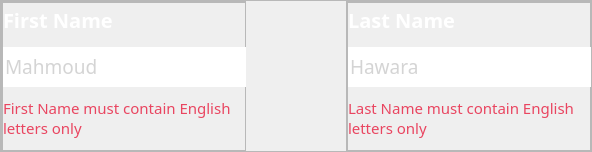
           <widget class="QFrame" name="frame">
            <property name="minimumSize">
             <size>
              <width>0</width>
              <height>150</height>
             </size>
            </property>
            <property name="styleSheet">
             <string notr="true"/>
            </property>
            <property name="frameShape">
             <enum>QFrame::StyledPanel</enum>
            </property>
            <property name="frameShadow">
             <enum>QFrame::Raised</enum>
            </property>
            <layout class="QHBoxLayout" name="horizontalLayout_3">
             <property name="spacing">
              <number>100</number>
             </property>
             <property name="leftMargin">
              <number>0</number>
             </property>
             <property name="topMargin">
              <number>0</number>
             </property>
             <property name="rightMargin">
              <number>0</number>
             </property>
             <property name="bottomMargin">
              <number>0</number>
             </property>
             <item>
              <widget class="QFrame" name="phone_ID_2">
               <property name="minimumSize">
                <size>
                 <width>245</width>
                 <height>150</height>
                </size>
               </property>
               <property name="maximumSize">
                <size>
                 <width>245</width>
                 <height>150</height>
                </size>
               </property>
               <property name="styleSheet">
                <string notr="true"/>
               </property>
               <property name="frameShape">
                <enum>QFrame::StyledPanel</enum>
               </property>
               <property name="frameShadow">
                <enum>QFrame::Raised</enum>
               </property>
               <property name="lineWidth">
                <number>1</number>
               </property>
               <layout class="QVBoxLayout" name="verticalLayout_6">
                <property name="spacing">
                 <number>0</number>
                </property>
                <property name="leftMargin">
                 <number>0</number>
                </property>
                <property name="topMargin">
                 <number>0</number>
                </property>
                <property name="rightMargin">
                 <number>0</number>
                </property>
                <property name="bottomMargin">
                 <number>0</number>
                </property>
                <item>
                 <widget class="QFrame" name="phonenum_2">
                  <property name="minimumSize">
                   <size>
                    <width>245</width>
                    <height>150</height>
                   </size>
                  </property>
                  <property name="maximumSize">
                   <size>
                    <width>245</width>
                    <height>150</height>
                   </size>
                  </property>
                  <property name="styleSheet">
                   <string notr="true"/>
                  </property>
                  <property name="frameShape">
                   <enum>QFrame::StyledPanel</enum>
                  </property>
                  <property name="frameShadow">
                   <enum>QFrame::Raised</enum>
                  </property>
                  <layout class="QVBoxLayout" name="verticalLayout_15">
                   <property name="spacing">
                    <number>0</number>
                   </property>
                   <property name="leftMargin">
                    <number>0</number>
                   </property>
                   <property name="topMargin">
                    <number>0</number>
                   </property>
                   <property name="rightMargin">
                    <number>0</number>
                   </property>
                   <property name="bottomMargin">
                    <number>0</number>
                   </property>
                   <item>
                    <widget class="QLabel" name="label_4">
                     <property name="minimumSize">
                      <size>
                       <width>0</width>
                       <height>22</height>
                      </size>
                     </property>
                     <property name="maximumSize">
                      <size>
                       <width>16777215</width>
                       <height>22</height>
                      </size>
                     </property>
                     <property name="font">
                      <font>
                       <family>Bahnschrift SemiBold</family>
                       <pointsize>15</pointsize>
                       <weight>75</weight>
                       <italic>false</italic>
                       <bold>true</bold>
                      </font>
                     </property>
                     <property name="styleSheet">
                      <string notr="true">
color: #FFFFFF</string>
                     </property>
                     <property name="text">
                      <string>First Name</string>
                     </property>
                    </widget>
                   </item>
                   <item>
                    <widget class="QLineEdit" name="lineEdit_12">
                     <property name="minimumSize">
                      <size>
                       <width>243</width>
                       <height>50</height>
                      </size>
                     </property>
                     <property name="maximumSize">
                      <size>
                       <width>16777215</width>
                       <height>16777215</height>
                      </size>
                     </property>
                     <property name="font">
                      <font>
                       <family>Bahnschrift Light SemiCondensed</family>
                       <pointsize>14</pointsize>
                      </font>
                     </property>
                     <property name="styleSheet">
                      <string notr="true"> border-width: 2px; border-style: solid; border-color:white;border-top-style:none;
border-left-style:none; border-right-style:none;
color: #A9A9A9;
margin-top: 10px;

</string>
                     </property>
                     <property name="text">
                      <string/>
                     </property>
                     <property name="alignment">
                      <set>Qt::AlignLeading|Qt::AlignLeft|Qt::AlignVCenter</set>
                     </property>
                     <property name="placeholderText">
                      <string>Mahmoud</string>
                     </property>
                    </widget>
                   </item>
                   <item>
                    <widget class="QLabel" name="label_17">
                     <property name="minimumSize">
                      <size>
                       <width>240</width>
                       <height>30</height>
                      </size>
                     </property>
                     <property name="maximumSize">
                      <size>
                       <width>240</width>
                       <height>50</height>
                      </size>
                     </property>
                     <property name="font">
                      <font>
                       <family>Bahnschrift SemiLight</family>
                       <pointsize>11</pointsize>
                      </font>
                     </property>
                     <property name="styleSheet">
                      <string notr="true">color: #E94560;</string>
                     </property>
                     <property name="text">
                      <string>First Name must contain English letters only </string>
                     </property>
                     <property name="wordWrap">
                      <bool>true</bool>
                     </property>
                    </widget>
                   </item>
                  </layout>
                 </widget>
                </item>
               </layout>
              </widget>
             </item>
             <item>
              <widget class="QFrame" name="phone_ID_3">
               <property name="minimumSize">
                <size>
                 <width>245</width>
                 <height>150</height>
                </size>
               </property>
               <property name="maximumSize">
                <size>
                 <width>245</width>
                 <height>150</height>
                </size>
               </property>
               <property name="styleSheet">
                <string notr="true"/>
               </property>
               <property name="frameShape">
                <enum>QFrame::StyledPanel</enum>
               </property>
               <property name="frameShadow">
                <enum>QFrame::Raised</enum>
               </property>
               <property name="lineWidth">
                <number>1</number>
               </property>
               <layout class="QVBoxLayout" name="verticalLayout_27">
                <property name="spacing">
                 <number>0</number>
                </property>
                <property name="leftMargin">
                 <number>0</number>
                </property>
                <property name="topMargin">
                 <number>0</number>
                </property>
                <property name="rightMargin">
                 <number>0</number>
                </property>
                <property name="bottomMargin">
                 <number>0</number>
                </property>
                <item>
                 <widget class="QFrame" name="phonenum_8">
                  <property name="minimumSize">
                   <size>
                    <width>245</width>
                    <height>150</height>
                   </size>
                  </property>
                  <property name="maximumSize">
                   <size>
                    <width>245</width>
                    <height>150</height>
                   </size>
                  </property>
                  <property name="styleSheet">
                   <string notr="true"/>
                  </property>
                  <property name="frameShape">
                   <enum>QFrame::StyledPanel</enum>
                  </property>
                  <property name="frameShadow">
                   <enum>QFrame::Raised</enum>
                  </property>
                  <layout class="QVBoxLayout" name="verticalLayout_28">
                   <property name="spacing">
                    <number>0</number>
                   </property>
                   <property name="leftMargin">
                    <number>0</number>
                   </property>
                   <property name="topMargin">
                    <number>0</number>
                   </property>
                   <property name="rightMargin">
                    <number>0</number>
                   </property>
                   <property name="bottomMargin">
                    <number>0</number>
                   </property>
                   <item>
                    <widget class="QLabel" name="label_26">
                     <property name="minimumSize">
                      <size>
                       <width>0</width>
                       <height>22</height>
                      </size>
                     </property>
                     <property name="maximumSize">
                      <size>
                       <width>16777215</width>
                       <height>22</height>
                      </size>
                     </property>
                     <property name="font">
                      <font>
                       <family>Bahnschrift SemiBold</family>
                       <pointsize>15</pointsize>
                       <weight>75</weight>
                       <italic>false</italic>
                       <bold>true</bold>
                      </font>
                     </property>
                     <property name="styleSheet">
                      <string notr="true">
color: #FFFFFF</string>
                     </property>
                     <property name="text">
                      <string>Last Name</string>
                     </property>
                    </widget>
                   </item>
                   <item>
                    <widget class="QLineEdit" name="lineEdit_18">
                     <property name="minimumSize">
                      <size>
                       <width>243</width>
                       <height>50</height>
                      </size>
                     </property>
                     <property name="maximumSize">
                      <size>
                       <width>16777215</width>
                       <height>16777215</height>
                      </size>
                     </property>
                     <property name="font">
                      <font>
                       <family>Bahnschrift Light SemiCondensed</family>
                       <pointsize>14</pointsize>
                      </font>
                     </property>
                     <property name="styleSheet">
                      <string notr="true"> border-width: 2px; border-style: solid; border-color:white;border-top-style:none;
border-left-style:none; border-right-style:none;
color: #A9A9A9;
margin-top: 10px;
</string>
                     </property>
                     <property name="text">
                      <string/>
                     </property>
                     <property name="alignment">
                      <set>Qt::AlignLeading|Qt::AlignLeft|Qt::AlignVCenter</set>
                     </property>
                     <property name="placeholderText">
                      <string>Hawara</string>
                     </property>
                    </widget>
                   </item>
                   <item>
                    <widget class="QLabel" name="label_27">
                     <property name="minimumSize">
                      <size>
                       <width>240</width>
                       <height>50</height>
                      </size>
                     </property>
                     <property name="maximumSize">
                      <size>
                       <width>240</width>
                       <height>50</height>
                      </size>
                     </property>
                     <property name="font">
                      <font>
                       <family>Bahnschrift SemiLight</family>
                       <pointsize>11</pointsize>
                      </font>
                     </property>
                     <property name="styleSheet">
                      <string notr="true">

color: #E94560;</string>
                     </property>
                     <property name="text">
                      <string>Last Name must contain English letters only </string>
                     </property>
                     <property name="wordWrap">
                      <bool>true</bool>
                     </property>
                    </widget>
                   </item>
                  </layout>
                 </widget>
                </item>
               </layout>
              </widget>
             </item>
            </layout>
           </widget>
